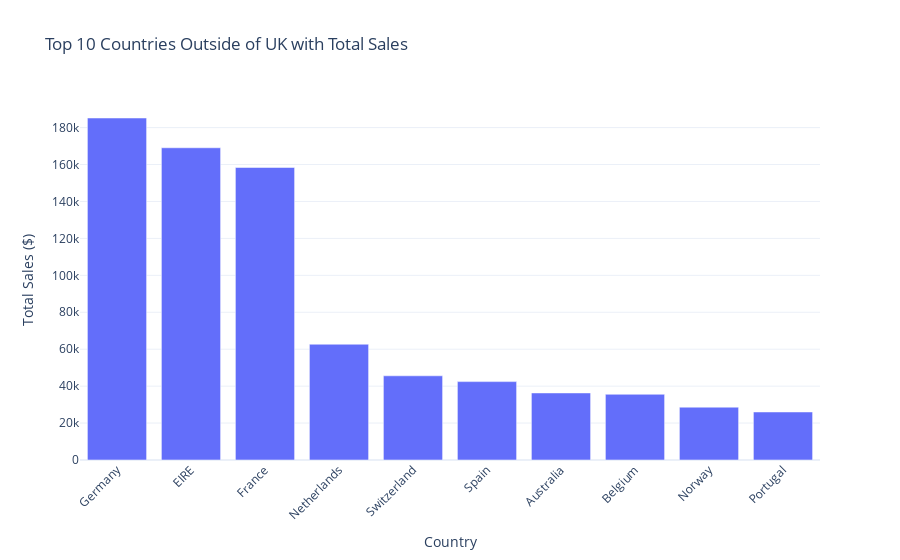

Notebook source saved alongside this figure:
### Code cell
country_grouped = sales_data_da.groupBy('Country').agg(F.sum('Total Sales').alias('Total Sales'))
country_grouped_pd = country_grouped.toPandas().sort_values('Total Sales', ascending=False)[1:11]

fig = go.Figure()
fig.add_trace(go.Bar(
    x=country_grouped_pd['Country'],
    y=country_grouped_pd['Total Sales']
))
fig.update_layout(
    title='Top 10 Countries Outside of UK with Total Sales',
    xaxis_title='Country',
    yaxis_title='Total Sales ($)',
    xaxis_tickangle=-45,
    template='plotly_white'
)
fig.show()

### Figure 1 — Plotly figure (JSON) as saved in the notebook; plotly's stock layout.template omitted (floating-point values rounded to 4 significant figures)
{"data": [{"type": "bar", "x": ["Germany", "EIRE", "France", "Netherlands", "Switzerland", "Spain", "Australia", "Belgium", "Norway", "Portugal"], "y": [185200.0, 169100.0, 158400.0, 62690.0, 45590.0, 42440.0, 36310.0, 35590.0, 28610.0, 26010.0]}], "layout": {"title": {"text": "Top 10 Countries Outside of UK with Total Sales"}, "xaxis": {"tickangle": -45, "title": {"text": "Country"}}, "yaxis": {"title": {"text": "Total Sales ($)"}}}}
